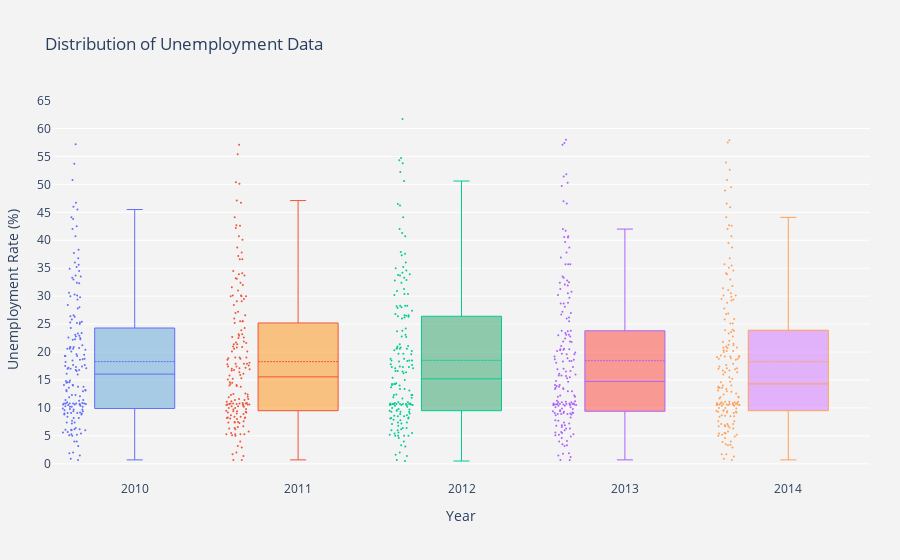

Source (notebook cell):
### Markdown cell above
1.We will begin with an exploratory analysis of the data by making several basic statistical plots such as box plots, scatter plots etc. of the data from individual countries and having a quick glance at how the various countries compare against one another. This first look into the data will reveal several basic information about the data as to the max-min values, the average and median values etc. to name a few.


2.Box Plots:
The box plot of all the individual counteries for the 5 year duration during which the data is collected is shown below.

### Code cell
x_data = ['2010', '2011','2012', '2013','2014']

y0 = df_country['2010']
y1 = df_country['2011']
y2 = df_country['2012']
y3 = df_country['2013']
y4 = df_country['2014']

y_data = [y0,y1,y2,y3,y4]

colors = ['rgba(93, 164, 214, 0.5)', 'rgba(255, 144, 14, 0.5)', 'rgba(44, 160, 101, 0.5)',
          'rgba(255, 65, 54, 0.5)', 'rgba(207, 114, 255, 0.5)']

traces = []

for xd, yd, color in zip(x_data, y_data, colors):
        traces.append(go.Box(
            y=yd,
            name=xd,
            boxpoints='all',
            whiskerwidth=0.2,
            fillcolor=color,
            marker=dict(
                size=2,
            ),
            boxmean=True,    
            line=dict(width=1),
        ))

layout = go.Layout(
    title='Distribution of Unemployment Data',
    xaxis=dict(
        title='Year'
    ),
    yaxis=dict(
        title='Unemployment Rate (%)',
        autorange=True,
        showgrid=True,
        zeroline=False,
        dtick=5,
        gridcolor='rgb(255, 255, 255)',
        gridwidth=1,
#       zerolinecolor='rgb(255, 255, 255)',
#       zerolinewidth=2,
    ),
    margin=dict(
        l=40,
        r=30,
        b=80,
        t=100,
    ),
    paper_bgcolor='rgb(243, 243, 243)',
    plot_bgcolor='rgb(243, 243, 243)',
    showlegend=False
)

fig = go.Figure(data=traces, layout=layout)
py.iplot(fig)

### Figure 1 — Plotly figure (JSON) as saved in the notebook; plotly's stock layout.template omitted (floating-point values rounded to 4 significant figures; data arrays with more than 128 entries replaced by an {"elided": "..."} marker saying what was removed)
{"data": [{"boxmean": true, "boxpoints": "all", "fillcolor": "rgba(93, 164, 214, 0.5)", "line": {"width": 1}, "marker": {"size": 2}, "name": "2010", "type": "box", "whiskerwidth": 0.2, "y": {"elided": "174 float values"}}, {"boxmean": true, "boxpoints": "all", "fillcolor": "rgba(255, 144, 14, 0.5)", "line": {"width": 1}, "marker": {"size": 2}, "name": "2011", "type": "box", "whiskerwidth": 0.2, "y": {"elided": "174 float values"}}, {"boxmean": true, "boxpoints": "all", "fillcolor": "rgba(44, 160, 101, 0.5)", "line": {"width": 1}, "marker": {"size": 2}, "name": "2012", "type": "box", "whiskerwidth": 0.2, "y": {"elided": "174 float values"}}, {"boxmean": true, "boxpoints": "all", "fillcolor": "rgba(255, 65, 54, 0.5)", "line": {"width": 1}, "marker": {"size": 2}, "name": "2013", "type": "box", "whiskerwidth": 0.2, "y": {"elided": "174 float values"}}, {"boxmean": true, "boxpoints": "all", "fillcolor": "rgba(207, 114, 255, 0.5)", "line": {"width": 1}, "marker": {"size": 2}, "name": "2014", "type": "box", "whiskerwidth": 0.2, "y": {"elided": "174 float values"}}], "layout": {"margin": {"b": 80, "l": 40, "r": 30, "t": 100}, "paper_bgcolor": "rgb(243, 243, 243)", "plot_bgcolor": "rgb(243, 243, 243)", "showlegend": false, "title": {"text": "Distribution of Unemployment Data"}, "xaxis": {"title": {"text": "Year"}}, "yaxis": {"autorange": true, "dtick": 5, "gridcolor": "rgb(255, 255, 255)", "gridwidth": 1, "showgrid": true, "title": {"text": "Unemployment Rate (%)"}, "zeroline": false}}}
